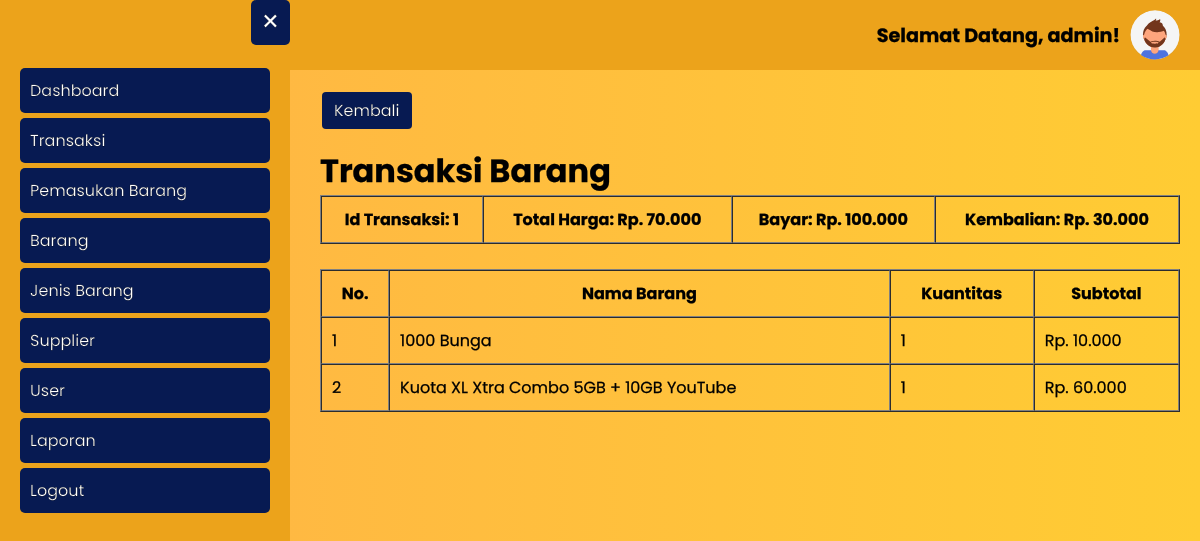
Screenshot of /transaksi/detail_transaksi.php?id_transaksi=1 (signed in) with the database file from the repository.
### tables this page shows
CREATE TABLE `user` (
  `id_user` int(11) NOT NULL,
  `username` varchar(20) NOT NULL,
  `password` varchar(300) NOT NULL,
  `hak_akses` enum('administrator','operator') NOT NULL,
  `nama_lengkap` varchar(50) NOT NULL,
  `no_telp_user` varchar(20) NOT NULL
);

CREATE TABLE `transaksi` (
  `id_transaksi` int(11) NOT NULL,
  `tanggal_transaksi` datetime NOT NULL,
  `total_harga` int(11) DEFAULT NULL,
  `bayar` int(11) DEFAULT NULL,
  `kembalian` int(11) DEFAULT NULL,
  `id_user` int(11) NOT NULL
);

CREATE TABLE `detail_transaksi` (
  `id_detail_transaksi` int(11) NOT NULL,
  `id_transaksi` int(11) NOT NULL,
  `id_barang` int(11) NOT NULL,
  `kuantitas` int(11) NOT NULL,
  `subtotal` int(11) NOT NULL
);

CREATE TABLE `barang` (
  `id_barang` int(11) NOT NULL,
  `nama_barang` varchar(50) NOT NULL,
  `harga_beli` int(11) NOT NULL,
  `harga_jual` int(11) NOT NULL,
  `stok_barang` int(11) NOT NULL,
  `id_jenis_barang` int(11) NOT NULL
);

### transaksi/detail_transaksi.php (the view, shortened to what this page needs)
<?php
require_once '../koneksi.php';
$id_transaksi = htmlspecialchars($_GET['id_transaksi']);
$data_transaksi = mysqli_fetch_assoc(mysqli_query($koneksi, "SELECT * FROM transaksi INNER JOIN user ON transaksi.id_user = user.id_user WHERE transaksi.id_transaksi = '$id_transaksi'"));
$detail_transaksi = mysqli_query($koneksi, "SELECT * FROM detail_transaksi INNER JOIN transaksi ON detail_transaksi.id_transaksi = transaksi.id_transaksi INNER JOIN barang ON detail_transaksi.id_barang = barang.id_barang WHERE detail_transaksi.id_transaksi = '$id_transaksi' ORDER BY barang.nama_barang ASC");
$id_user = htmlspecialchars($_SESSION['id_user']);
$data_profile = mysqli_fetch_assoc(mysqli_query($koneksi, "SELECT * FROM user WHERE id_user = '$id_user'"));
?>
<html>
<head>
	<?php include_once '../include/head.php'; ?>
</head>
<body class="bg-gradient">
    <?php include_once '../include/topbar.php' ?>
	<?php include_once '../include/sidebar.php'; ?>
	<div class="main-content">
		<a href="<?= BASE_URL; ?>transaksi/transaksi.php" class="btn">Kembali</a>
		<div class="my">
			<h1 class="inline-block">Transaksi Barang</h1>
			<table border="1" cellpadding="10" cellspacing="0">
				<tr>
					<th>
						Id Transaksi: <?= $data_transaksi['id_transaksi']; ?>
					</th>
					<th>
						Total Harga: Rp. <?= str_replace(",", ".", number_format($data_transaksi['total_harga'])); ?>
					</th>
					<th>
						Bayar: Rp. <?= str_replace(",", ".", number_format($data_transaksi['bayar'])); ?>
					</th>
					<th>
						Kembalian: Rp. <?= str_replace(",", ".", number_format($data_transaksi['kembalian'])); ?>
					</th>
				</tr>
			</table>
			<br>
			<table border="1" cellpadding="10" cellspacing="0">
				<thead>
					<tr>
						<th>No.</th>
						<th>Nama Barang</th>
						<th>Kuantitas</th>
						<th>Subtotal</th>
					</tr>
				</thead>
				<tbody>
					<?php $i = 1; ?>
					<?php foreach ($detail_transaksi as $ddt): ?>
						<tr>
							<td><?= $i++; ?></td>
							<td><?= $ddt['nama_barang']; ?></td>
							<td><?= $ddt['kuantitas']; ?></td>
							<td>Rp. <?= str_replace(",", ".", number_format($ddt['subtotal'])); ?></td>
						</tr>
					<?php endforeach ?>
				</tbody>
			</table>
		</div>
	</div>
</body>
</html>

### include/topbar.php
<button class="open-btn">&#9776;</button>
<div class="topbar">
	<h1>Selamat Datang, <?= $data_profile['username']; ?>!</h1>
	<a href="<?= BASE_URL; ?>user/profile.php">
		<img src="<?= BASE_URL; ?>assets/img/profile_pic.svg" alt="Profile Picture">
	</a>
</div>

### assets/style.css (style rules this page uses)
* { font-family: 'Poppins', sans-serif; -webkit-text-stroke-width: .25px; -webkit-text-stroke-color: black; }
body { margin: 0; padding: 0; }
.bg-gradient { background: rgb(255,179,71); background: linear-gradient(90deg, rgba(255,179,71,1) 0%, rgba(255,204,51,1) 100%); }
.my { margin: 1rem 0; }
.main-content { margin-left: 300px; padding: 20px; transition: all 0.3s ease-in-out; }
.main-content h1 { padding: 0; margin: 0; }
.open-btn { position: absolute; left: 10px; top: 10px; font-size: 30px; padding: 0 10px; cursor: pointer; border-radius: 5px; background: #071a52; border: none; color: white; }
.topbar { display: flex; justify-content: flex-end; align-items: center; background-color: #eca31b; padding: 10px 20px; }
.topbar img { height: 50px; width: 50px; border-radius: 50%; margin-left: 10px; margin-right: 0; }
.topbar h1 { font-size: 1.2em; margin: 0; }
.btn { margin: 2px; display: inline-block; font-size: 1rem; color: black; text-align: center; border: 1px solid black; padding: 0.375rem 0.75rem; border-radius: 0.25rem; text-decoration: none; cursor: pointer; background: #071a52; border: none; color: white; }
.inline-block { display: inline-block; }
table { width: 100%; }

### rows the page displays
user: username "admin"
transaksi: id_transaksi "1", total_harga "70.000", bayar "100.000", kembalian "30.000"
detail_transaksi: id_barang.nama_barang "1000 Bunga", kuantitas "1", subtotal "10.000"
detail_transaksi: id_barang.nama_barang "Kuota XL Xtra Combo 5GB + 10GB YouTube", kuantitas "1", subtotal "60.000"
